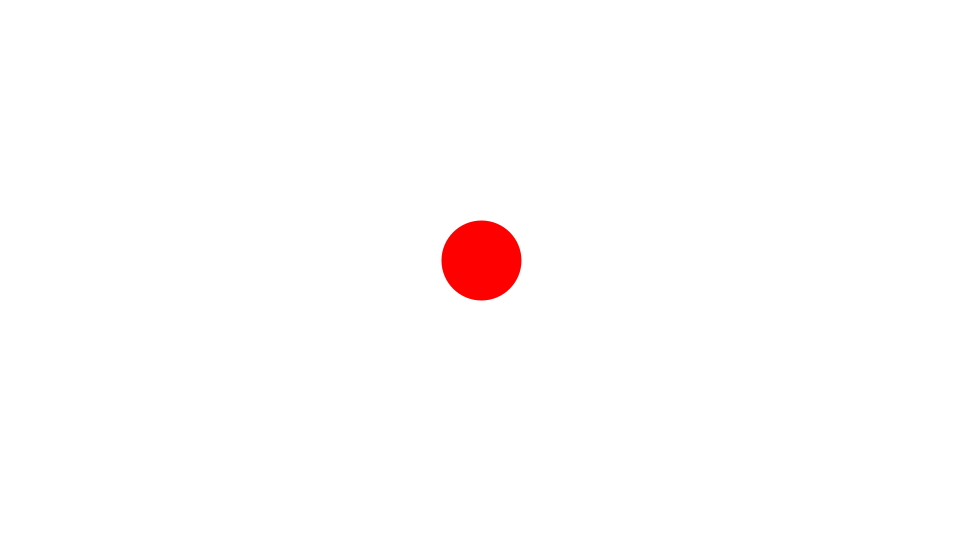
Frame 1 (no input)
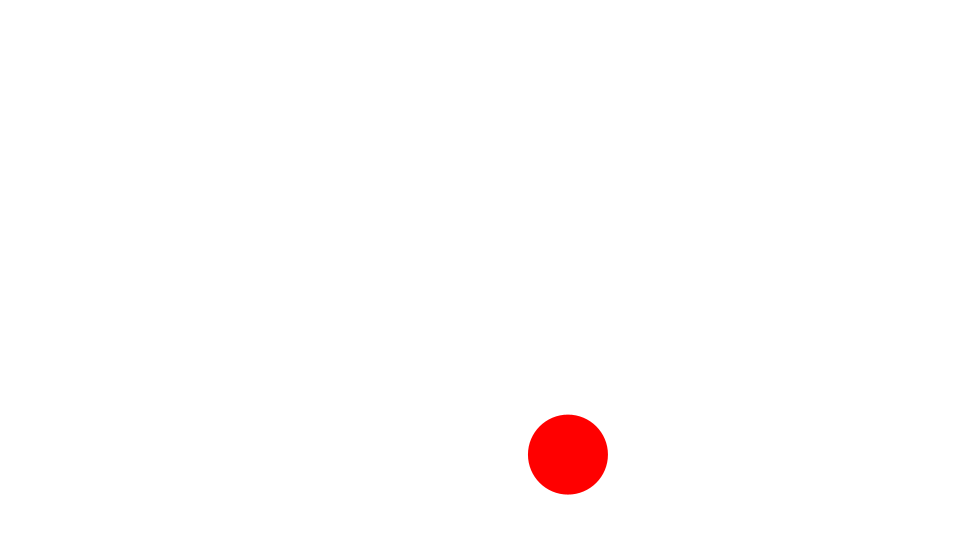
Frame 60 (the mouse pressed at the canvas centre just before this capture)
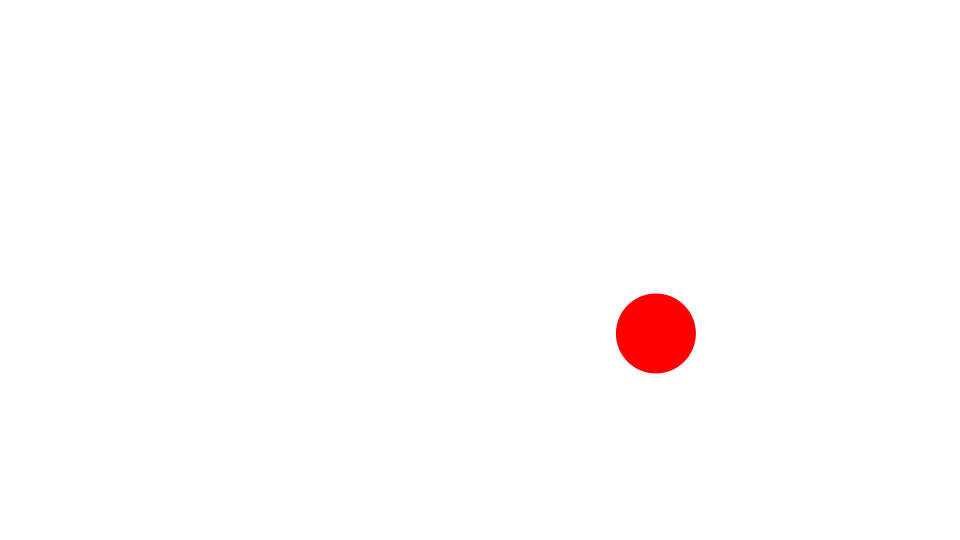
Frame 120 (the mouse held since frame 60 and released just before this capture)

The Processing sketch that drew these frames (run headless with seeded random() and noise(); from frame 60 on, the mouse is pressed at the canvas centre):

// Processing sketch: Throwing
// ── Throwing.pde
Ball ball;
float vx, vy;
float bounce = -0.7;
float gravity = 0.5;
float oldX, oldY;
Boolean isThrow = false;

void setup() {
  size(960, 540);
  frameRate(30);
  initialize();
}

void initialize() {
  smooth();
  noStroke();
  ball = new Ball();
  ball.x = width/2;
  ball.y = height/2;
  ball.radius = 40;
  vx = random(10) - 5;
  vy = -10;    
  ball.setFillColor(color(255, 0, 0));
}

void draw() {
  background(255);
      
  vy += gravity;
  ball.x += vx;
  ball.y += vy;

  if(isThrow){
    trackVelocity();
  }
  
  int left = 0;
  int right = width;
  int top = 0;
  int bottom = height;

  if(ball.x + ball.radius > right){
    ball.x = right - ball.radius;
    vx *= bounce;
  }else if(ball.x - ball.radius < left){
    ball.x = left + ball.radius;
    vx *= bounce;
  }
  
  if(ball.y + ball.radius > bottom){
    ball.y = bottom - ball.radius;
    vy *= bounce;
  }else if(ball.y - ball.radius < top){
    ball.y = top + ball.radius;
    vy *= bounce;
  }
  
  ball.update();
}

void mousePressed() {
  oldX = ball.x;
  oldY = ball.y;    
  ball.startDrag();
  isThrow = true;
}

void mouseReleased() {
  ball.stopDrag();
  isThrow = false;
}

void trackVelocity() {
  vx = ball.x - oldX;
  vy = ball.y - oldY;
  oldX = ball.x;
  oldY = ball.y;
}

////////////////////////////////

class Ball extends Sprite {
  float radius;
  
  Ball(){
    super();
  }
  
  void draw(){
    if(dist(mouseX, mouseY, x, y) < radius) {
      isRollOver = true;
    }else{
      isRollOver = false;
    }
    ellipse(0, 0, radius*2, radius*2);
  }
}

////////////////////////////////

class Sprite {
  float x, y;
  float scaleX, scaleY;
  float width, height;
  float rotation;
  boolean visible;
  color strokeColor;
  color fillColor;
  Boolean isStroke;
  Boolean isFill;
  Boolean isRollOver;
  Boolean locked;
  float xoff, yoff;
 
  Sprite() {
    x = 0.0;
    y = 0.0;
    scaleX = 1.0;
    scaleY = 1.0;
    rotation = 0.0;
    strokeColor = color(0);
    fillColor = color(0);
    isStroke = false;
    isFill = false;
    isRollOver = false;
    locked = false;
    visible = true;
  }
  
  void update() {
    if(! visible) return;
    pushMatrix();
    if(locked){
      x = mouseX - xoff;
      y = mouseY - yoff;
    }  
    translate(x, y);
    scale(scaleX, scaleY);
    rotate(rotation * PI / 180.0);
    if(isStroke) stroke(strokeColor);
    if(isFill) fill(fillColor);
    draw();
    popMatrix();
  }
  
  void setStrokeColor(color strokeColor) {
    this.strokeColor = strokeColor;
    isStroke = true;
  }
  
  void setFillColor(color fillColor) {
    this.fillColor = fillColor;
    isFill = true;
  }
  
  void startDrag() {
    if(isRollOver){
      locked = true;
      xoff = mouseX - x;
      yoff = mouseY - y;
    }
  }
  
  void stopDrag() {
    locked = false;
  }
  
  void draw() {}
}
